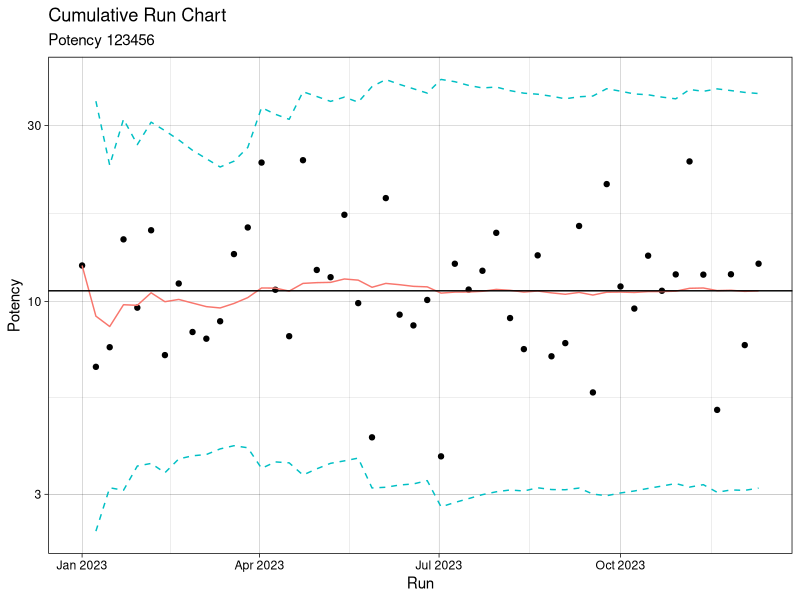
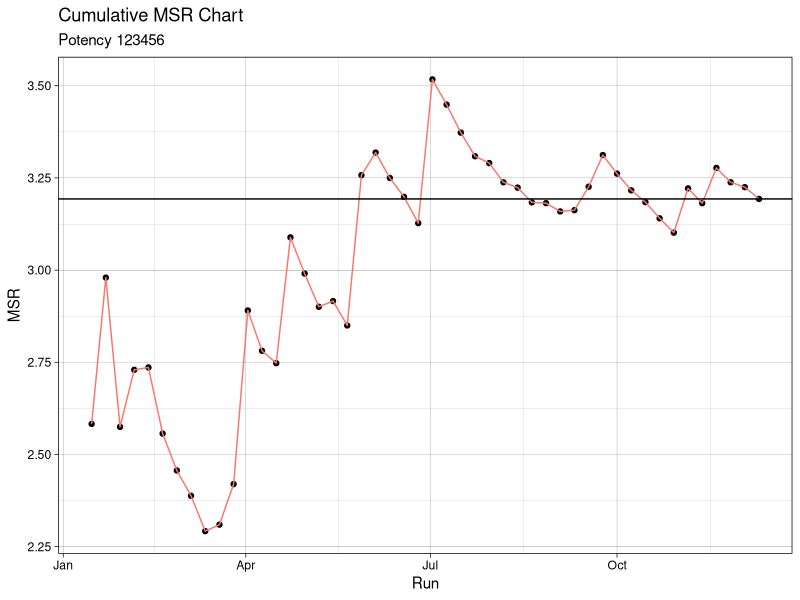
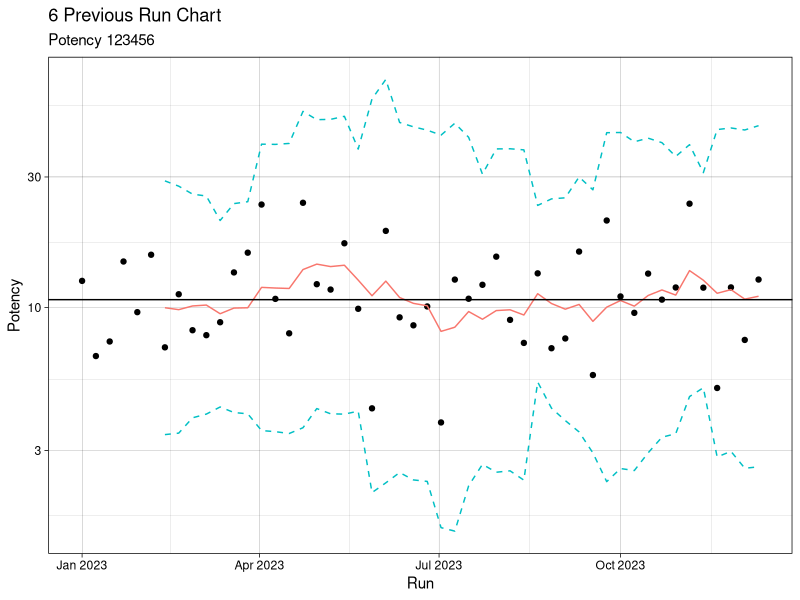
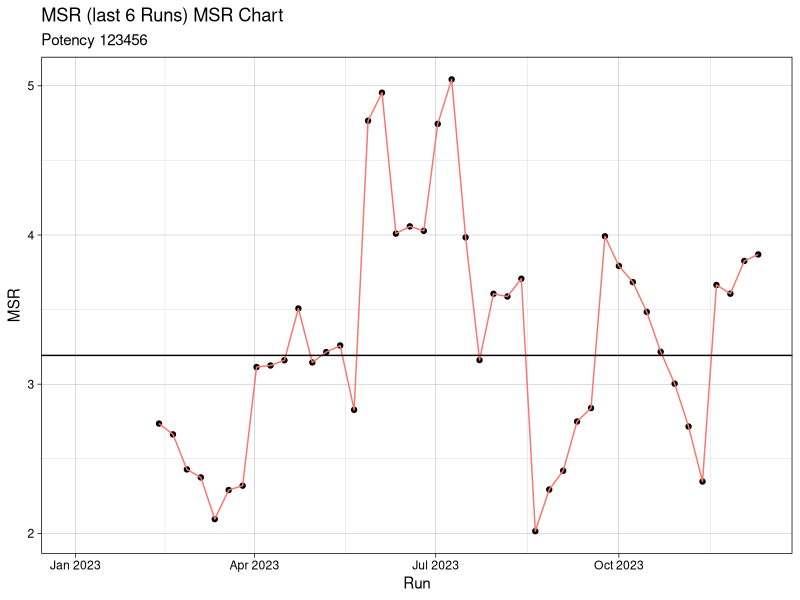
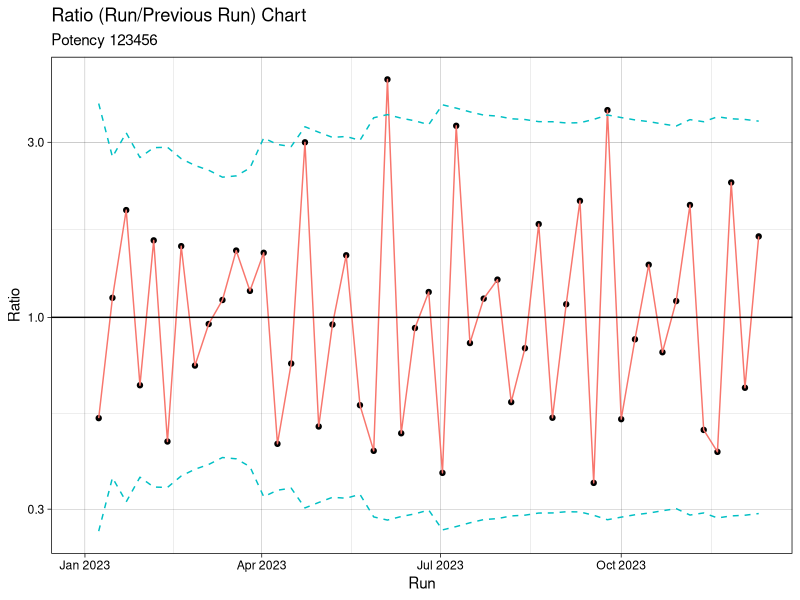

Write the R code that produced these figures, in order.
## ---- chunk 1

library(tidyverse)

# Seed for reproducible examples remove or change for different random data set
set.seed(19620903)

# Function to generate test data

tstdata <- function(TrueMeas, TrueMSR, SmplSize, Dates = TRUE) {
  TrueMeas <- log10(TrueMeas)
  StdDev <- log10(TrueMSR) / (2 * sqrt(2))
  Run <- if(Dates){
    seq(from = mdy('1/1/2023'), by = '1 week', length.out = SmplSize)
  } else {c(1:SmplSize)}
  
  Measure <- rnorm(n = SmplSize, mean = TrueMeas, sd = StdDev)
  
  Output <- tibble(Run, Measure) %>% 
    mutate(Measure = 10 ^ Measure)
}

TestData <- tstdata(TrueMeas = 10, TrueMSR = 3, SmplSize = 50, Dates = TRUE)

TestData
## ---- chunk 2

# User specifies if runs are identified by dates and a title for the generated output

Dates = TRUE
UsrTitle <- 'Potency 123456'

# User uploads data - 2 columns Column 1 = Run number or date, Column 2 = Measurement
## ---- chunk 3

library(tidyverse)
library(slider)

# numdiff subtracts the value from the previous run when called within slider
numdiff <- function(x) {
  x[2] - x[1]
}

UsrData <- TestData %>% 
  arrange(Run) %>% 
  mutate(Measure = log10(Measure),
         CumMean = slide_dbl(Measure, mean, .before = Inf),
         CumSD = slide_dbl(Measure, sd, .before = Inf),
         CumUCL = CumMean + 3 * CumSD,
         CumLCL = CumMean - 3 * CumSD,
         CumMSR = 2 * sqrt(2) * CumSD,
         Lst6Mean = slide_dbl(Measure, mean, .before = 6, .complete = TRUE),
         Lst6SD = slide_dbl(Measure, sd, .before = 6, .complete = TRUE),
         Lst6UCL = Lst6Mean + 3 * Lst6SD,
         Lst6LCL = Lst6Mean - 3 * Lst6SD,
         Lst6MSR = 2 * sqrt(2) * Lst6SD,
         Ratio = slide_dbl(Measure, numdiff, .before = 1, .complete = TRUE),
         RatioUCL = 3 * CumSD,
         RatioLCL = 3 * CumSD * (-1),
         across(-Run, function(x) 10^x))


UsrData

## ---- chunk 4

XLabel <- if_else(Dates, 'Date', 'Run')  

CumRunPlot <- ggplot(UsrData, aes(x = Run, y = Measure)) +
  geom_point() +
  geom_line(aes(y = UsrData$CumMean, color = 'mediumblue')) +
  geom_hline(yintercept = tail(UsrData$CumMean, 1)) +
  geom_line(aes(y = CumUCL, color = 'red'), linetype = 'dashed') +
  geom_line(aes(y = CumLCL, color = 'red'), linetype ='dashed') +
  scale_y_continuous(trans = "log10") +
  labs(title = 'Cumulative Run Chart',
       subtitle = UsrTitle,
       y = 'Potency') +
  theme_linedraw() +
  theme(legend.position = 'none')

CumMSRPlot <- ggplot(slice(UsrData, -(1:2)), aes(x = Run, y = CumMSR)) +
  geom_point() +
  geom_line(aes(color = 'mediumblue')) +
  geom_hline(yintercept = tail(UsrData$CumMSR, 1)) +
  labs(title = 'Cumulative MSR Chart',
       subtitle = UsrTitle,
       y = 'MSR') +
  theme_linedraw() +
  theme(legend.position = 'none')

CumRunPlot
CumMSRPlot
## ---- chunk 5

Lst6RunPlot <- ggplot(UsrData, aes(x = Run, y = Measure)) +
  geom_point() +
  geom_line(aes(y = UsrData$Lst6Mean, color = 'mediumblue')) +
  geom_hline(yintercept = tail(UsrData$CumMean, 1)) +
  geom_line(aes(y = Lst6UCL, color = 'red'), linetype = 'dashed') +
  geom_line(aes(y = Lst6LCL, color = 'red'), linetype ='dashed') +
  scale_y_continuous(trans = "log10") +
  labs(title = '6 Previous Run Chart',
       subtitle = UsrTitle,
       y = 'Potency') +
  theme_linedraw() +
  theme(legend.position = 'none')  

Lst6MSRPlot <- ggplot(UsrData, aes(x = Run, y = Lst6MSR)) +
  geom_point() +
  geom_line(aes(color = 'mediumblue')) +
  geom_hline(yintercept = tail(UsrData$CumMSR, 1)) +
  labs(title = 'MSR (last 6 Runs) MSR Chart',
       subtitle = UsrTitle,
       y = 'MSR') +
  theme_linedraw() +
  theme(legend.position = 'none') 

Lst6RunPlot
Lst6MSRPlot
## ---- chunk 6
RatioPlot <- ggplot(UsrData, aes(x = Run, y = Ratio)) +
  geom_point() +
  geom_line(aes(color = 'mediumblue')) +
  geom_hline(yintercept = 1) +
  geom_line(aes(y = RatioUCL, color = 'red'), linetype = 'dashed') +
  geom_line(aes(y = RatioLCL, color = 'red'), linetype ='dashed') +
  scale_y_continuous(trans = "log10") +
  labs(title = 'Ratio (Run/Previous Run) Chart',
       subtitle = UsrTitle,
       y = 'Ratio') +
  theme_linedraw() +
  theme(legend.position = 'none')  

RatioPlot
## ---- chunk 7

DataSummary <- UsrData %>% 
  summarise(across(where(is.numeric), list(Min = ~min(.x, na.rm = TRUE),
                                             Max = ~max(.x, na.rm = TRUE), 
                                             Last = ~last(.x)))) %>% 
  pivot_longer((everything()), names_to = c('Column', 'Statistic'), names_sep = '_', values_to = 'Value' ) %>% 
  pivot_wider(names_from = Column, values_from = Value) %>% 
  mutate_if(is.numeric, ~round(., 2)) %>% 
  select(-CumSD, -Lst6SD)
DataSummary
